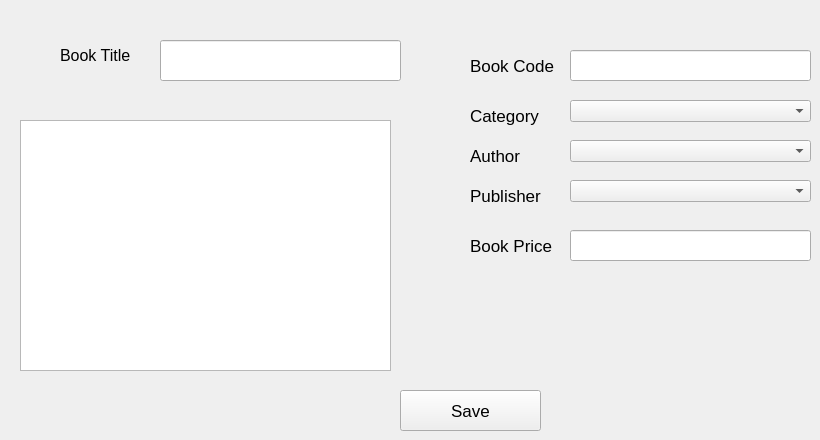
      <widget class="QWidget" name="tab_7">
       <attribute name="title">
        <string>Add New Book</string>
       </attribute>
       <widget class="QLineEdit" name="lineEdit_2">
        <property name="geometry">
         <rect>
          <x>160</x>
          <y>40</y>
          <width>241</width>
          <height>41</height>
         </rect>
        </property>
       </widget>
       <widget class="QLineEdit" name="lineEdit_3">
        <property name="geometry">
         <rect>
          <x>570</x>
          <y>50</y>
          <width>241</width>
          <height>31</height>
         </rect>
        </property>
       </widget>
       <widget class="QComboBox" name="comboBox_3">
        <property name="geometry">
         <rect>
          <x>570</x>
          <y>100</y>
          <width>241</width>
          <height>22</height>
         </rect>
        </property>
       </widget>
       <widget class="QComboBox" name="comboBox_4">
        <property name="geometry">
         <rect>
          <x>570</x>
          <y>140</y>
          <width>241</width>
          <height>22</height>
         </rect>
        </property>
       </widget>
       <widget class="QComboBox" name="comboBox_5">
        <property name="geometry">
         <rect>
          <x>570</x>
          <y>180</y>
          <width>241</width>
          <height>22</height>
         </rect>
        </property>
       </widget>
       <widget class="QLineEdit" name="lineEdit_4">
        <property name="geometry">
         <rect>
          <x>570</x>
          <y>230</y>
          <width>241</width>
          <height>31</height>
         </rect>
        </property>
       </widget>
       <widget class="QPushButton" name="pushButton_7">
        <property name="geometry">
         <rect>
          <x>400</x>
          <y>390</y>
          <width>141</width>
          <height>41</height>
         </rect>
        </property>
        <property name="font">
         <font>
          <pointsize>13</pointsize>
         </font>
        </property>
        <property name="text">
         <string>Save</string>
        </property>
       </widget>
       <widget class="QLabel" name="label_3">
        <property name="geometry">
         <rect>
          <x>60</x>
          <y>40</y>
          <width>71</width>
          <height>31</height>
         </rect>
        </property>
        <property name="font">
         <font>
          <pointsize>12</pointsize>
         </font>
        </property>
        <property name="text">
         <string>Book Title</string>
        </property>
       </widget>
       <widget class="QLabel" name="label_4">
        <property name="geometry">
         <rect>
          <x>470</x>
          <y>50</y>
          <width>91</width>
          <height>31</height>
         </rect>
        </property>
        <property name="font">
         <font>
          <pointsize>13</pointsize>
         </font>
        </property>
        <property name="text">
         <string>Book Code</string>
        </property>
       </widget>
       <widget class="QLabel" name="label_5">
        <property name="geometry">
         <rect>
          <x>470</x>
          <y>230</y>
          <width>91</width>
          <height>31</height>
         </rect>
        </property>
        <property name="font">
         <font>
          <pointsize>13</pointsize>
         </font>
        </property>
        <property name="text">
         <string>Book Price</string>
        </property>
       </widget>
       <widget class="QLabel" name="label_6">
        <property name="geometry">
         <rect>
          <x>470</x>
          <y>100</y>
          <width>81</width>
          <height>31</height>
         </rect>
        </property>
        <property name="font">
         <font>
          <pointsize>13</pointsize>
         </font>
        </property>
        <property name="text">
         <string>Category</string>
        </property>
       </widget>
       <widget class="QLabel" name="label_7">
        <property name="geometry">
         <rect>
          <x>470</x>
          <y>140</y>
          <width>81</width>
          <height>31</height>
         </rect>
        </property>
        <property name="font">
         <font>
          <pointsize>13</pointsize>
         </font>
        </property>
        <property name="text">
         <string>Author</string>
        </property>
       </widget>
       <widget class="QLabel" name="label_8">
        <property name="geometry">
         <rect>
          <x>470</x>
          <y>180</y>
          <width>81</width>
          <height>31</height>
         </rect>
        </property>
        <property name="font">
         <font>
          <pointsize>13</pointsize>
         </font>
        </property>
        <property name="text">
         <string>Publisher</string>
        </property>
       </widget>
       <widget class="QTextEdit" name="textEdit">
        <property name="geometry">
         <rect>
          <x>20</x>
          <y>120</y>
          <width>371</width>
          <height>251</height>
         </rect>
        </property>
       </widget>
      </widget>
